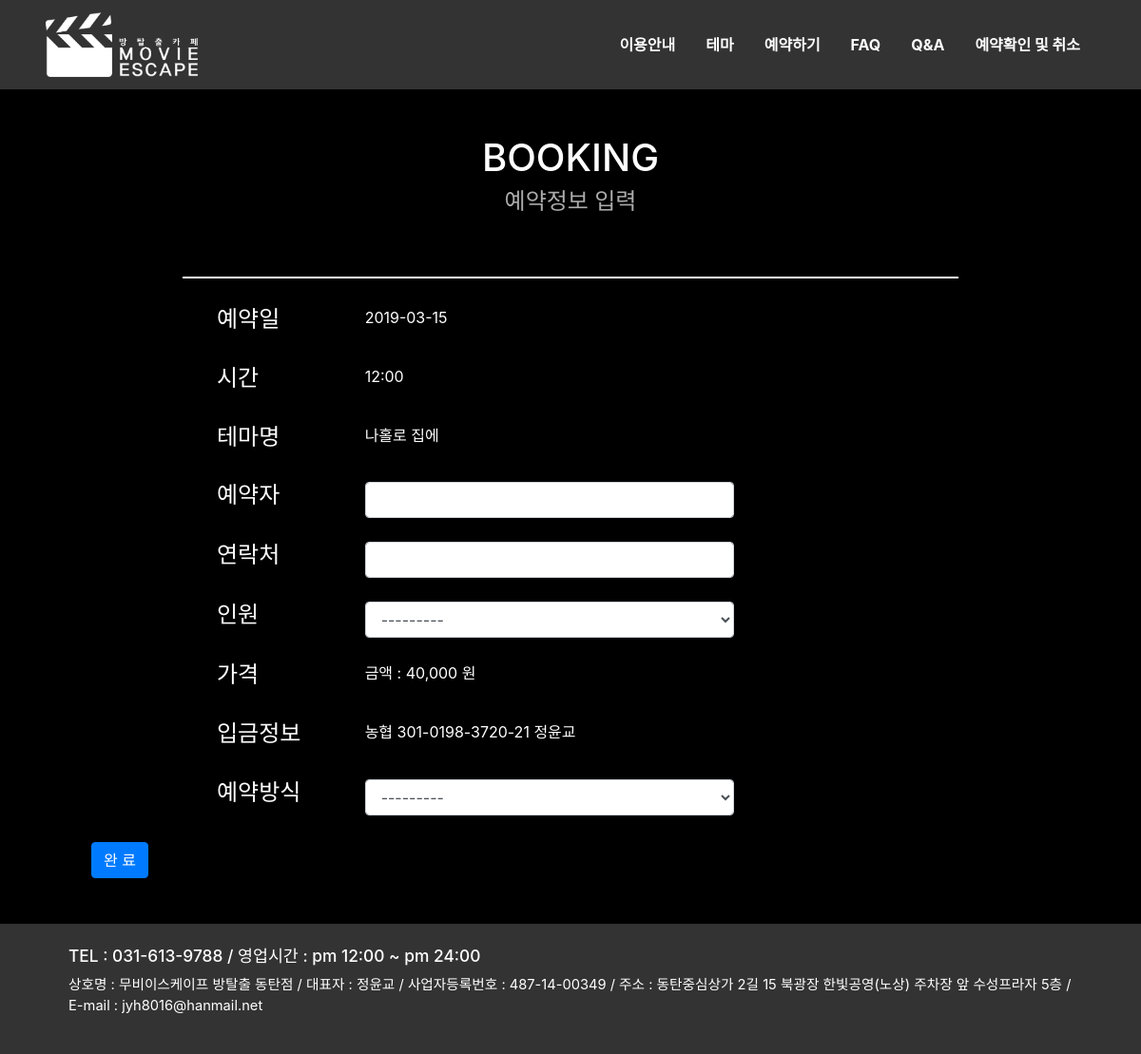
Screenshot of /theme/2019-03-15/나홀로 집에/12:00/ with the database file from the repository.
### information/models.py (models this page shows)
class Information(models.Model):
    name = models.CharField(max_length=50)
    fullName = models.CharField(max_length=100)
    CEO = models.CharField(max_length=20)
    address = models.CharField(max_length=150)
    Email = models.EmailField()
    Tel = models.CharField(max_length=30)
    bank = models.CharField(max_length=50)
    event = models.TextField()
    businessLicense = models.CharField(max_length=50)
    businessHours = models.CharField(max_length=100)
    roomNum = models.IntegerField()
    logo = models.ImageField(upload_to='information/')
    image1 = models.ImageField(upload_to='information/')
    image2 = models.ImageField(upload_to='information/')
    image3 = models.ImageField(upload_to='information/')
    image4 = models.ImageField(upload_to='information/')

### theme/models.py (models this page shows, shortened)
class Theme(models.Model):
    name = models.CharField(max_length=50)
    image = models.ImageField(upload_to='theme/')
    summary = models.TextField()
    numPeople = models.IntegerField()
    difficulty = models.IntegerField()
    activity = models.IntegerField()
    genre = models.CharField(max_length=20)
    horror = models.IntegerField()
    time1 = models.CharField(max_length=10)
    time2 = models.CharField(max_length=10)
    time3 = models.CharField(max_length=10)
    time4 = models.CharField(max_length=10)
    time5 = models.CharField(max_length=10)
    time6 = models.CharField(max_length=10)
    time7 = models.CharField(max_length=10)
    time8 = models.CharField(max_length=10)
    time9 = models.CharField(max_length=10)
    time10 = models.CharField(max_length=10)

### theme/views.py (the view)
def booking_detail(request, date, theme, time):
    time = time
    date = date
    info = Information.objects.all()
    theme = get_object_or_404(Theme, name=theme)
    now = datetime.datetime.now()
    nowDate = now.strftime('%Y-%m-%d')
    if request.method == 'POST':
        form = BookingForm(request.POST, request.FILES)
        if form.is_valid():
            booking = form.save(commit=False)
            booking.theme = theme
            booking.date = date
            booking.time = time
            booking.save()
            return redirect('theme:booking_complete')
    else:
        form = BookingForm()
    return render(request, 'theme/booking_detail.html', {
        'theme': theme,
        'date': date,
        'time': time,
        'today': nowDate,
        'info': info,
        'form': form,
    })

### theme/forms.py
class BookingForm(forms.ModelForm):
    class Meta:
        model = Booking
        fields = [
            'name',
            'phone',
            'numPeople',
            'depositWay',
        ]
        widgets = {
            'name':forms.TextInput(
                attrs={
                    'style': 'width:100%',
                    'class': 'form-control',
                }
            ),
            'phone': forms.TextInput(
                attrs={
                    'style': 'width:100%',
                    'class': 'form-control',
                }
            ),
            'numPeople': forms.Select(
                attrs={
                    'style': 'width:100%',
                    'class': 'form-control',
                    'onchange': 'price_change();',
                    'name': 'numPeople'
                }
            ),
            'depositWay': forms.Select(
                attrs={
                    'style': 'width:100%',
                    'class': 'form-control',
                }
            )
        }

### theme/templates/theme/booking_detail.html (shortened to what this page needs)
{% extends 'base.html' %}
{% block content %}
<form name="BookingForm" action="" method="post" enctype="multipart/form-data">
    <div class="container-fluid py-5 px-5" style="background-color:black">
        <h1 class="text-center text-white">BOOKING</h1>
        <h4 class="text-center pb-5" style="color:rgb(171,171,171);">예약정보 입력</h4>
        <div class="container px-5">
            <div clas="container px-5">
                <div class="container px-5">
                    <hr class="mx-5" style="border:1px solid white">
                    <div class="mx-5 px-4">
                        <table class="text-white table">
                            <tr style="border-color:black">
                                <th style="border-color:black" scope="row"><h4>예약일</h4></th>
                                <td style="border-color:black">{{ date }}</td>
                            </tr>
                            <tr style="border-color:black">
                                <th style="border-color:black" scope="row"><h4>시간</h4></th>
                                <td style="border-color:black">{{ time }}</td>
                                <td style="border-color:black"></td>
                                <td style="border-color:black"></td>
                                <td style="border-color:black"></td>
                                <td style="border-color:black"></td>
                                <td style="border-color:black"></td>
                                <td style="border-color:black"></td>
                            </tr>
                            <tr style="border-color:black">
                                <th style="border-color:black" scope="row"><h4>테마명</h4></th>
                                <td style="border-color:black">{{ theme.name }}</td>
                                <td style="border-color:black"></td>
                                <td style="border-color:black"></td>
                                <td style="border-color:black"></td>
                                <td style="border-color:black"></td>
                                <td style="border-color:black"></td>
                                <td style="border-color:black"></td>
                            </tr>
                            <tr style="border-color:black">
                                <th style="border-color:black" scope="row"><h4>예약자</h4></th>
                                <td style="border-color:black">{{ form.name }}</td>
                                <td style="border-color:black"></td>
                                <td style="border-color:black"></td>
                                <td style="border-color:black"></td>
                                <td style="border-color:black"></td>
                                <td style="border-color:black"></td>
                                <td style="border-color:black"></td>
                            </tr>
                            <tr style="border-color:black">
                                <th style="border-color:black" scope="row"><h4>연락처</h4></th>
                                <td style="border-color:black">{{ form.phone }}</td>
                                <td style="border-color:black"></td>
                                <td style="border-color:black"></td>
                                <td style="border-color:black"></td>
                                <td style="border-color:black"></td>
                                <td style="border-color:black"></td>
                                <td style="border-color:black"></td>
                            </tr>
                            <tr style="border-color:black">
                                <th style="border-color:black" scope="row"><h4>인원</h4></th>
                                <td style="border-color:black">{{ form.numPeople }}</td>
                                <td style="border-color:black"></td>
                                <td style="border-color:black"></td>
                                <td style="border-color:black"></td>
                                <td style="border-color:black"></td>
                                <td style="border-color:black"></td>
                                <td style="border-color:black"></td>
                            </tr>
                            <tr style="border-color:black">
                                <th style="border-color:black" scope="row"><h4>가격</h4></th>
                                <td style="border-color:black"><span id="Price">금액 : 40,000 원</span></td>
                            </tr>
                            <tr style="border-color:black">
                                <th style="border-color:black" scope="row"><h4>입금정보</h4></th>
                                {% for i in info %}
                                <td style="border-color:black">{{ i.bank }}</td>
                                {% endfor %}
                            </tr>
                            <tr style="border-color:black">
                                <th style="border-color:black" scope="row"><h4>예약방식</h4></th>
                                <td style="border-color:black">{{ form.depositWay }}</td>
                            </tr>
                        </table>
                    </div>
                </div>
                <input class="btn btn-primary text-center" type="submit" value="완 료">
            </div>
        </div>
    </div>
</form>
{% endblock %}

### mysite/templates/base.html (shortened to what this page needs)
<!DOCTYPE html>
<html lang="ko-kr">
    <head>
        <link rel="stylesheet" href="https://maxcdn.bootstrapcdn.com/bootstrap/4.3.1/css/bootstrap.min.css">
    </head>
    <body>
    {% load static %}
        <nav class="px-5 navbar navbar-expand-md top-nav" style="background-color:rgb(51,51,51);">
                  <a class="navbar-brand" href="{% url 'main' %}">
                      {% for i in info %}
                        <img width="160px" src="{{ i.logo.url }}">
                      {% endfor %}
                  </a>
                  <div class="collapse navbar-collapse" id="navbarSupportedContent">
                    <ul class="navbar-nav ml-auto">
                      <li class="nav-item active">
                        <a class="nav-link text-white font-weight-bold mx-2" href="{% url 'information:information' %}">이용안내</a>
                      </li>
                      <li class="nav-item">
                        <a class="nav-link text-white font-weight-bold mx-2" href="{% url 'theme:theme_info' %}">테마</a>
                      </li>
                      <li class="nav-item">
                        <a class="nav-link text-white font-weight-bold mx-2" href="{% url 'theme:theme_list' today %}">예약하기 </a>
                      </li>
                      <li class="nav-item">
                        <a class="nav-link text-white font-weight-bold mx-2" href="">FAQ</a>
                      </li>
                      <li class="nav-item">
                        <a class="nav-link text-white font-weight-bold mx-2" href="">Q&A</a>
                      </li>
                      <li class="nav-item">
                        <a class="nav-link text-white font-weight-bold mx-2" href="">예약확인 및 취소</a>
                      </li>
                    </ul>
                  </div>
        </nav>
        {% block content %}
        {% endblock %}
    {% for i in info %}
        <footer class="py-4 px-5"style="background-color:rgb(51,51,51);">
            <div class="px-4">
                <h6 class="text-white" style="font-size:13pt">TEL : {{ i.Tel }} /  영업시간 : {{ i.businessHours }}</h6>
                <p style="font-size:11pt" class="text-white">상호명 : {{ i.fullName }} /  대표자 : {{ i.CEO }} /  사업자등록번호 : {{ i.businessLicense }} /  주소 : {{ i.address }} /  E-mail : {{ i.Email }}</p>
            </div>
        </footer>
    {% endfor %}
    </body>

### rows the page displays
Information: logo (picture), bank "농협 301-0198-3720-21 정윤교", Tel "031-613-9788", businessHours "pm 12:00 ~ pm 24:00", fullName "무비이스케이프 방탈출 동탄점", CEO "정윤교", businessLicense "487-14-00349", address "동탄중심상가 2길 15 북광장 한빛공영(노상) 주차장 앞 수성프라자 5층", Email "jyh8016@hanmail.net"
Theme: name "나홀로 집에"

### other values shown
{{ date }} "2019-03-15"
{{ time }} "12:00"
